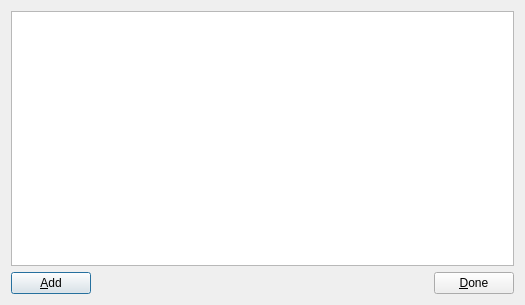
<?xml version="1.0" encoding="UTF-8"?>
<ui version="4.0">
 <class>Dialog</class>
 <widget class="QDialog" name="Dialog">
  <property name="geometry">
   <rect>
    <x>0</x>
    <y>0</y>
    <width>525</width>
    <height>305</height>
   </rect>
  </property>
  <property name="sizePolicy">
   <sizepolicy hsizetype="Maximum" vsizetype="Preferred">
    <horstretch>0</horstretch>
    <verstretch>0</verstretch>
   </sizepolicy>
  </property>
  <property name="windowTitle">
   <string>Radios</string>
  </property>
  <property name="windowIcon">
   <iconset resource="icons.qrc">
    <normaloff>:/antenna.svg</normaloff>:/antenna.svg</iconset>
  </property>
  <layout class="QVBoxLayout" name="verticalLayout">
   <item>
    <widget class="QTreeWidget" name="radioList">
     <property name="whatsThis">
      <string>This is a list of radio stations you have configured.

To change one of them, click on &quot;Edit&quot; next to its name, and to remove it from the list, click on &quot;Remove&quot;.

If you want to add more stations, click the &quot;Add&quot; button, and if you are finished, click &quot;Done&quot;.</string>
     </property>
     <property name="accessibleName">
      <string>List of Radios</string>
     </property>
     <property name="accessibleDescription">
      <string>This is a list of radio stations you have configured.</string>
     </property>
     <property name="editTriggers">
      <set>QAbstractItemView::NoEditTriggers</set>
     </property>
     <property name="alternatingRowColors">
      <bool>true</bool>
     </property>
     <property name="selectionMode">
      <enum>QAbstractItemView::SingleSelection</enum>
     </property>
     <property name="rootIsDecorated">
      <bool>false</bool>
     </property>
     <property name="uniformRowHeights">
      <bool>true</bool>
     </property>
     <property name="itemsExpandable">
      <bool>false</bool>
     </property>
     <property name="allColumnsShowFocus">
      <bool>true</bool>
     </property>
     <property name="headerHidden">
      <bool>true</bool>
     </property>
     <property name="expandsOnDoubleClick">
      <bool>false</bool>
     </property>
     <property name="columnCount">
      <number>3</number>
     </property>
     <attribute name="headerVisible">
      <bool>false</bool>
     </attribute>
     <attribute name="headerStretchLastSection">
      <bool>false</bool>
     </attribute>
     <attribute name="headerVisible">
      <bool>false</bool>
     </attribute>
     <attribute name="headerStretchLastSection">
      <bool>false</bool>
     </attribute>
     <column>
      <property name="text">
       <string notr="true">1</string>
      </property>
     </column>
     <column>
      <property name="text">
       <string notr="true">2</string>
      </property>
     </column>
     <column>
      <property name="text">
       <string notr="true">3</string>
      </property>
     </column>
    </widget>
   </item>
   <item>
    <layout class="QHBoxLayout" name="horizontalLayout" stretch="1,100,1">
     <item>
      <widget class="QPushButton" name="add">
       <property name="sizePolicy">
        <sizepolicy hsizetype="Expanding" vsizetype="Fixed">
         <horstretch>0</horstretch>
         <verstretch>0</verstretch>
        </sizepolicy>
       </property>
       <property name="minimumSize">
        <size>
         <width>80</width>
         <height>0</height>
        </size>
       </property>
       <property name="sizeIncrement">
        <size>
         <width>0</width>
         <height>0</height>
        </size>
       </property>
       <property name="whatsThis">
        <string>This button lets you add a new radio station.</string>
       </property>
       <property name="accessibleName">
        <string>Add</string>
       </property>
       <property name="accessibleDescription">
        <string>Add a new radio station</string>
       </property>
       <property name="text">
        <string>&amp;Add</string>
       </property>
       <property name="icon">
        <iconset resource="icons.qrc">
         <normaloff>:/filenew.svg</normaloff>:/filenew.svg</iconset>
       </property>
      </widget>
     </item>
     <item>
      <spacer name="horizontalSpacer">
       <property name="orientation">
        <enum>Qt::Horizontal</enum>
       </property>
       <property name="sizeHint" stdset="0">
        <size>
         <width>38</width>
         <height>20</height>
        </size>
       </property>
      </spacer>
     </item>
     <item>
      <widget class="QPushButton" name="pushButton">
       <property name="sizePolicy">
        <sizepolicy hsizetype="Expanding" vsizetype="Fixed">
         <horstretch>0</horstretch>
         <verstretch>0</verstretch>
        </sizepolicy>
       </property>
       <property name="minimumSize">
        <size>
         <width>80</width>
         <height>0</height>
        </size>
       </property>
       <property name="whatsThis">
        <string>This button closes this dialog.</string>
       </property>
       <property name="accessibleName">
        <string>Done</string>
       </property>
       <property name="accessibleDescription">
        <string>This button closes this dialog.</string>
       </property>
       <property name="text">
        <string>&amp;Done</string>
       </property>
       <property name="icon">
        <iconset resource="icons.qrc">
         <normaloff>:/ok.svg</normaloff>:/ok.svg</iconset>
       </property>
      </widget>
     </item>
    </layout>
   </item>
  </layout>
 </widget>
 <resources>
  <include location="icons.qrc"/>
  <include location="../5/icons.qrc"/>
 </resources>
 <connections>
  <connection>
   <sender>pushButton</sender>
   <signal>clicked()</signal>
   <receiver>Dialog</receiver>
   <slot>accept()</slot>
   <hints>
    <hint type="sourcelabel">
     <x>375</x>
     <y>280</y>
    </hint>
    <hint type="destinationlabel">
     <x>404</x>
     <y>233</y>
    </hint>
   </hints>
  </connection>
 </connections>
</ui>
